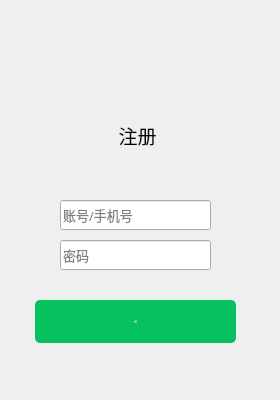
<?xml version="1.0" encoding="UTF-8"?>
<ui version="4.0">
 <class>registerdialog</class>
 <widget class="QDialog" name="registerdialog">
  <property name="geometry">
   <rect>
    <x>0</x>
    <y>0</y>
    <width>280</width>
    <height>400</height>
   </rect>
  </property>
  <property name="windowTitle">
   <string>Dialog</string>
  </property>
  <property name="styleSheet">
   <string notr="true">QPushButton{
	border:one;
	
}






QPushButton#registerPushButton{
	background-color:rgb(7,193,96);
	border-radius:5px;
	color:white;
	font:normal 15px&quot;微软雅黑&quot;;
}
QPushButton#registerPushButton:hover{
	background-color:rgb(56,205,127);
}
QPushButton#btnClose2{
	
	
	image: url(:/images/close3.jpg);
}
QPushButton#btnClose2:hover{
	background-color: rgba(251,115,115,200);
	
}
QPushButton#btnSet2{
	
	image: url(:/images/set1.png);
}
QPushButton#btnSet2:hover{
	background-color: rgba(227,227,227,200);
	
}
QDialog#registerdialog{
	border-radius:5px;
}</string>
  </property>
  <widget class="QLabel" name="label_register">
   <property name="geometry">
    <rect>
     <x>0</x>
     <y>0</y>
     <width>280</width>
     <height>400</height>
    </rect>
   </property>
   <property name="text">
    <string/>
   </property>
   <property name="pixmap">
    <pixmap resource="images/images.qrc">:/login2.png</pixmap>
   </property>
  </widget>
  <widget class="QLineEdit" name="registerusername">
   <property name="geometry">
    <rect>
     <x>60</x>
     <y>200</y>
     <width>151</width>
     <height>30</height>
    </rect>
   </property>
   <property name="font">
    <font>
     <family>微软雅黑</family>
     <pointsize>10</pointsize>
    </font>
   </property>
   <property name="text">
    <string/>
   </property>
   <property name="placeholderText">
    <string>账号/手机号</string>
   </property>
  </widget>
  <widget class="QPushButton" name="btnClose2">
   <property name="geometry">
    <rect>
     <x>247</x>
     <y>-2</y>
     <width>33</width>
     <height>29</height>
    </rect>
   </property>
   <property name="text">
    <string/>
   </property>
  </widget>
  <widget class="QPushButton" name="registerPushButton">
   <property name="geometry">
    <rect>
     <x>35</x>
     <y>300</y>
     <width>201</width>
     <height>43</height>
    </rect>
   </property>
   <property name="font">
    <font>
     <family>微软雅黑</family>
     <pointsize>-1</pointsize>
     <weight>50</weight>
     <italic>false</italic>
     <bold>false</bold>
    </font>
   </property>
   <property name="text">
    <string>注册</string>
   </property>
   <property name="autoDefault">
    <bool>false</bool>
   </property>
   <property name="flat">
    <bool>true</bool>
   </property>
  </widget>
  <widget class="QPushButton" name="btnSet2">
   <property name="geometry">
    <rect>
     <x>213</x>
     <y>0</y>
     <width>34</width>
     <height>27</height>
    </rect>
   </property>
   <property name="text">
    <string/>
   </property>
  </widget>
  <widget class="QLineEdit" name="registerpwd">
   <property name="geometry">
    <rect>
     <x>60</x>
     <y>240</y>
     <width>151</width>
     <height>30</height>
    </rect>
   </property>
   <property name="font">
    <font>
     <family>微软雅黑</family>
     <pointsize>10</pointsize>
    </font>
   </property>
   <property name="text">
    <string/>
   </property>
   <property name="placeholderText">
    <string>密码</string>
   </property>
  </widget>
  <widget class="QLabel" name="label">
   <property name="geometry">
    <rect>
     <x>87</x>
     <y>120</y>
     <width>101</width>
     <height>31</height>
    </rect>
   </property>
   <property name="font">
    <font>
     <family>微软雅黑</family>
     <pointsize>14</pointsize>
    </font>
   </property>
   <property name="text">
    <string>注册</string>
   </property>
   <property name="alignment">
    <set>Qt::AlignCenter</set>
   </property>
  </widget>
 </widget>
 <tabstops>
  <tabstop>btnSet2</tabstop>
  <tabstop>btnClose2</tabstop>
  <tabstop>registerusername</tabstop>
  <tabstop>registerpwd</tabstop>
  <tabstop>registerPushButton</tabstop>
 </tabstops>
 <resources>
  <include location="images/images.qrc"/>
 </resources>
 <connections/>
</ui>
